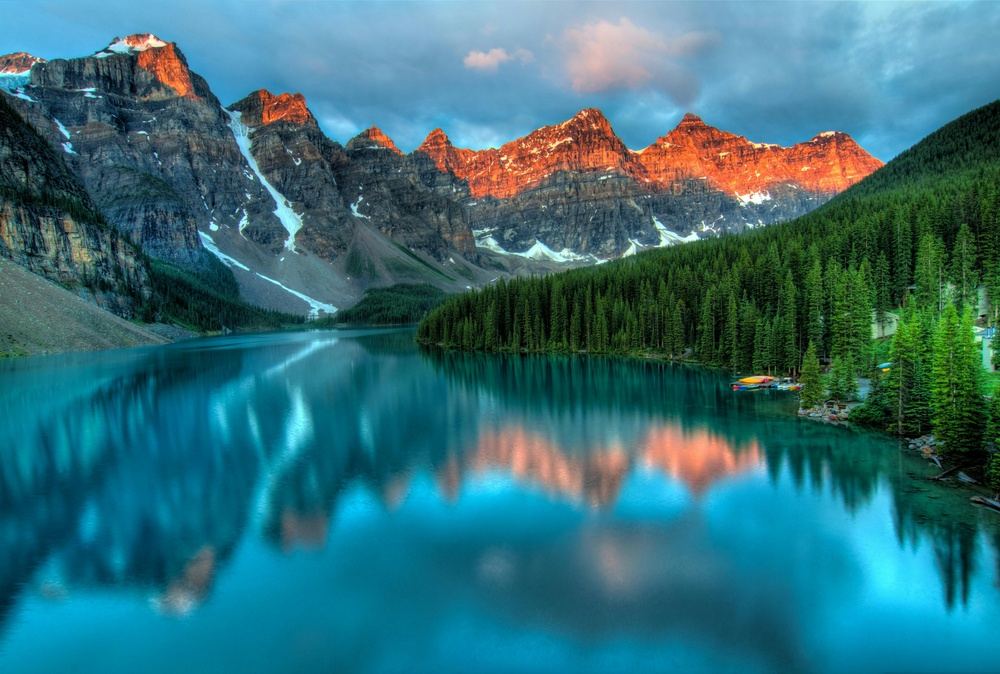
#> input picture Datas/Images/StockImage.jpeg, 1000 x 674 px, shrunk from 4226 x 2847 before the run
$ python main.py
#> lines starting #> are read from the running program, lines starting #| are printed output that depends on the picture
import cv2
from pathlib import Path

project_root = Path(__file__).resolve().parents[4]
imagePath = project_root / "Datas" / "Images" / "StockImage.jpeg"
noisyImage = project_root / "Datas" / "Images" / "NoisyDog.png"
vidoePath = project_root / "Datas" / "Vidoes" / "Tomatos.mp4"

image = cv2.imread(imagePath)
#> image is the input picture: shape (674, 1000, 3); mean B, G, R 121, 111.2, 51.4
noisyImage = cv2.imread(noisyImage)
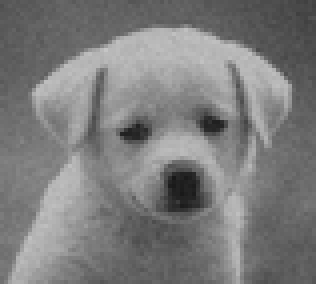
#> input picture Datas/Images/NoisyDog.png, 79 x 71 px, shrunk from 332 x 300 before the run (shown 4 times larger)
#> noisyImage is the input picture: shape (71, 79, 3); min 24, max 197, mean 124.1

# Blurring Is Usefull When Dealing With Noise
# Different Types Of Blurr But They All Are Convulotions
convSize = 7
blurredImage = cv2.blur(image, (convSize, convSize))
moreBlurred = cv2.blur(image, (convSize * 10, convSize * 10))
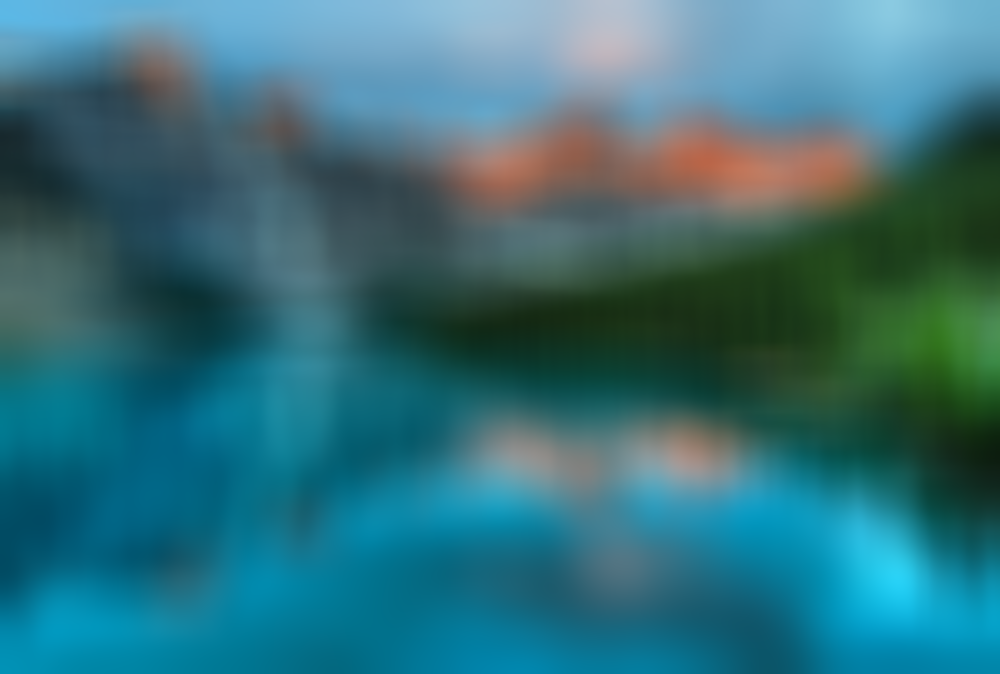
#> moreBlurred: shape (674, 1000, 3); mean B, G, R 121.1, 111.3, 51.5
gaussianBlurredImage = cv2.GaussianBlur(image, (convSize, convSize), 3)
medianBlurredImage = cv2.medianBlur(image, convSize)

cv2.imshow("img", image)
cv2.imshow("imgBlurred", blurredImage)
cv2.imshow("imgMoreBlurred", moreBlurred)
cv2.imshow("gaussianBlurr", gaussianBlurredImage)
cv2.imshow("medianBlurred", medianBlurredImage)
cv2.waitKey(0)

# Removing Noise
blurredImageNoise = cv2.blur(noisyImage, (convSize, convSize))
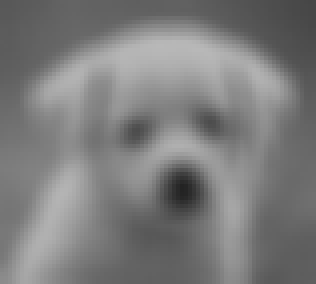
#> blurredImageNoise: shape (71, 79, 3) (shown 4 times larger); min 35, max 184, mean 124.1
moreBlurredNoise = cv2.blur(noisyImage, (convSize * 10, convSize * 10))
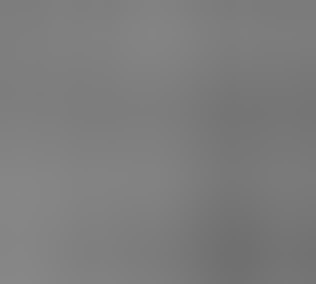
#> moreBlurredNoise: shape (71, 79, 3) (shown 4 times larger); min 112, max 135, mean 124.8
gaussianBlurredImageNoise = cv2.GaussianBlur(noisyImage, (convSize, convSize), 3)
medianBlurredImageNoise = cv2.medianBlur(noisyImage, convSize)
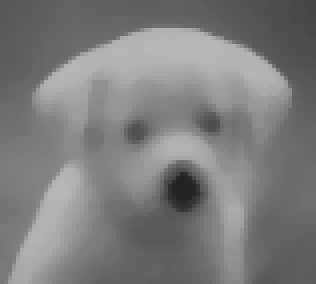
#> medianBlurredImageNoise: shape (71, 79, 3) (shown 4 times larger); min 34, max 184, mean 124.5

cv2.imshow("noisyImg", noisyImage)
cv2.imshow("imgBlurred", blurredImageNoise)
cv2.imshow("imgMoreBlurred", moreBlurredNoise)
cv2.imshow("gaussianBlurr", gaussianBlurredImageNoise)
cv2.imshow("medianBlurred", medianBlurredImageNoise) # Works Best
cv2.waitKey(0)
